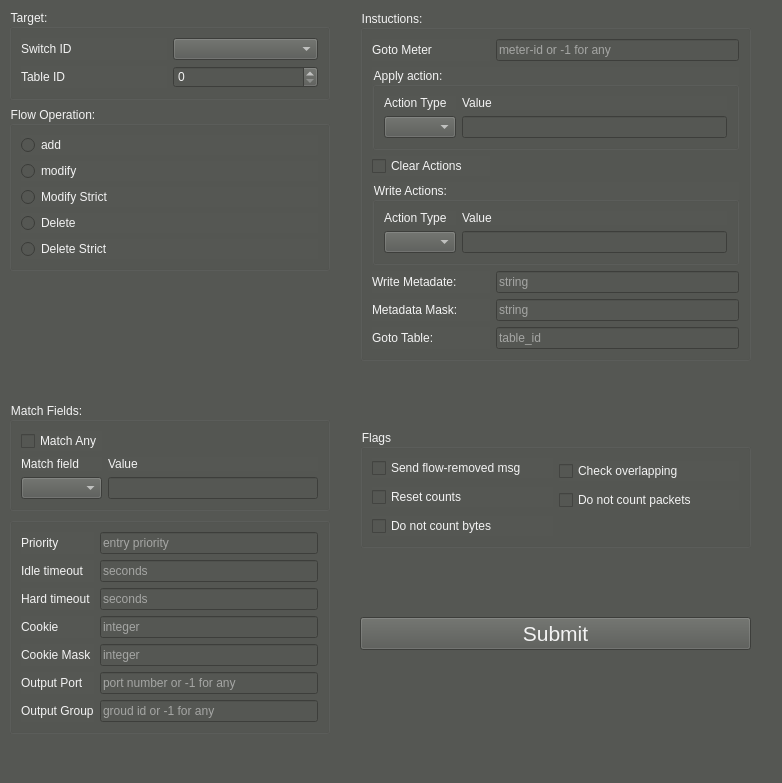
<?xml version="1.0" encoding="UTF-8"?>
<ui version="4.0">
 <class>flow_control</class>
 <widget class="QWidget" name="flow_control">
  <property name="geometry">
   <rect>
    <x>0</x>
    <y>0</y>
    <width>782</width>
    <height>783</height>
   </rect>
  </property>
  <property name="windowTitle">
   <string>Form</string>
  </property>
  <property name="styleSheet">
   <string notr="true">background-color: rgb(85, 87, 83);
color: rgb(243, 243, 243);</string>
  </property>
  <widget class="QWidget" name="layoutWidget">
   <property name="geometry">
    <rect>
     <x>9</x>
     <y>9</y>
     <width>321</width>
     <height>725</height>
    </rect>
   </property>
   <layout class="QVBoxLayout" name="verticalLayout">
    <item>
     <widget class="QGroupBox" name="groupBox">
      <property name="title">
       <string>Target:</string>
      </property>
      <layout class="QGridLayout" name="gridLayout">
       <item row="2" column="0">
        <widget class="QLabel" name="label_2">
         <property name="text">
          <string>Table ID</string>
         </property>
        </widget>
       </item>
       <item row="2" column="1">
        <widget class="QSpinBox" name="table_id_flow"/>
       </item>
       <item row="1" column="1">
        <widget class="QComboBox" name="switch_id_flow"/>
       </item>
       <item row="1" column="0">
        <widget class="QLabel" name="label">
         <property name="text">
          <string>Switch ID</string>
         </property>
        </widget>
       </item>
      </layout>
     </widget>
    </item>
    <item>
     <widget class="QGroupBox" name="groupBox_2">
      <property name="title">
       <string>Flow Operation:</string>
      </property>
      <layout class="QVBoxLayout" name="verticalLayout_2">
       <item>
        <widget class="QRadioButton" name="add">
         <property name="text">
          <string>add</string>
         </property>
        </widget>
       </item>
       <item>
        <widget class="QRadioButton" name="modify">
         <property name="text">
          <string>modify</string>
         </property>
        </widget>
       </item>
       <item>
        <widget class="QRadioButton" name="modify_strict">
         <property name="text">
          <string>Modify Strict</string>
         </property>
        </widget>
       </item>
       <item>
        <widget class="QRadioButton" name="delete_flow">
         <property name="text">
          <string>Delete </string>
         </property>
        </widget>
       </item>
       <item>
        <widget class="QRadioButton" name="delete_strict">
         <property name="text">
          <string>Delete Strict</string>
         </property>
        </widget>
       </item>
      </layout>
     </widget>
    </item>
    <item>
     <spacer name="verticalSpacer">
      <property name="orientation">
       <enum>Qt::Vertical</enum>
      </property>
      <property name="sizeHint" stdset="0">
       <size>
        <width>20</width>
        <height>40</height>
       </size>
      </property>
     </spacer>
    </item>
    <item>
     <widget class="QGroupBox" name="groupBox_3">
      <property name="title">
       <string>Match Fields:</string>
      </property>
      <layout class="QGridLayout" name="gridLayout_2">
       <item row="1" column="0">
        <widget class="QCheckBox" name="match_any">
         <property name="text">
          <string>Match Any</string>
         </property>
        </widget>
       </item>
       <item row="2" column="0">
        <widget class="QLabel" name="label_3">
         <property name="text">
          <string>Match field</string>
         </property>
        </widget>
       </item>
       <item row="2" column="1">
        <widget class="QLabel" name="label_4">
         <property name="text">
          <string>Value</string>
         </property>
        </widget>
       </item>
       <item row="3" column="1">
        <widget class="QLineEdit" name="value_match_field"/>
       </item>
       <item row="3" column="0">
        <widget class="QComboBox" name="match_field"/>
       </item>
      </layout>
     </widget>
    </item>
    <item>
     <widget class="QGroupBox" name="groupBox_4">
      <property name="title">
       <string/>
      </property>
      <layout class="QGridLayout" name="gridLayout_3">
       <item row="4" column="0">
        <widget class="QLabel" name="label_8">
         <property name="text">
          <string>Cookie</string>
         </property>
        </widget>
       </item>
       <item row="1" column="0">
        <widget class="QLabel" name="label_5">
         <property name="text">
          <string>Priority</string>
         </property>
        </widget>
       </item>
       <item row="1" column="1">
        <widget class="QLineEdit" name="priority">
         <property name="placeholderText">
          <string>entry priority</string>
         </property>
        </widget>
       </item>
       <item row="7" column="0">
        <widget class="QLabel" name="label_11">
         <property name="text">
          <string>Output Group</string>
         </property>
        </widget>
       </item>
       <item row="7" column="1">
        <widget class="QLineEdit" name="output_group">
         <property name="placeholderText">
          <string>groud id or -1 for any</string>
         </property>
        </widget>
       </item>
       <item row="6" column="1">
        <widget class="QLineEdit" name="output_port">
         <property name="placeholderText">
          <string>port number or -1 for any</string>
         </property>
        </widget>
       </item>
       <item row="3" column="1">
        <widget class="QLineEdit" name="hard_timeout">
         <property name="placeholderText">
          <string>seconds</string>
         </property>
        </widget>
       </item>
       <item row="3" column="0">
        <widget class="QLabel" name="label_7">
         <property name="text">
          <string>Hard timeout</string>
         </property>
        </widget>
       </item>
       <item row="2" column="1">
        <widget class="QLineEdit" name="idle_timeout">
         <property name="inputMask">
          <string notr="true"/>
         </property>
         <property name="placeholderText">
          <string>seconds</string>
         </property>
        </widget>
       </item>
       <item row="5" column="1">
        <widget class="QLineEdit" name="cookie_mask">
         <property name="placeholderText">
          <string>integer</string>
         </property>
        </widget>
       </item>
       <item row="5" column="0">
        <widget class="QLabel" name="label_9">
         <property name="text">
          <string>Cookie Mask</string>
         </property>
        </widget>
       </item>
       <item row="6" column="0">
        <widget class="QLabel" name="label_10">
         <property name="text">
          <string>Output Port</string>
         </property>
        </widget>
       </item>
       <item row="4" column="1">
        <widget class="QLineEdit" name="cookie">
         <property name="placeholderText">
          <string>integer</string>
         </property>
        </widget>
       </item>
       <item row="2" column="0">
        <widget class="QLabel" name="label_6">
         <property name="text">
          <string>Idle timeout</string>
         </property>
        </widget>
       </item>
      </layout>
     </widget>
    </item>
   </layout>
  </widget>
  <widget class="QWidget" name="layoutWidget">
   <property name="geometry">
    <rect>
     <x>360</x>
     <y>10</y>
     <width>391</width>
     <height>702</height>
    </rect>
   </property>
   <layout class="QVBoxLayout" name="verticalLayout_3">
    <item>
     <widget class="QGroupBox" name="groupBox_5">
      <property name="title">
       <string>Instuctions:</string>
      </property>
      <layout class="QGridLayout" name="gridLayout_4">
       <item row="7" column="1" colspan="2">
        <widget class="QLineEdit" name="write_metadate">
         <property name="placeholderText">
          <string>string</string>
         </property>
        </widget>
       </item>
       <item row="8" column="0">
        <widget class="QLabel" name="label_20">
         <property name="text">
          <string>Metadata Mask:</string>
         </property>
        </widget>
       </item>
       <item row="1" column="0" rowspan="3" colspan="3">
        <widget class="QGroupBox" name="groupBox_7">
         <property name="title">
          <string>Apply action:</string>
         </property>
         <layout class="QGridLayout" name="gridLayout_5">
          <item row="0" column="0">
           <widget class="QLabel" name="label_14">
            <property name="text">
             <string>Action Type</string>
            </property>
           </widget>
          </item>
          <item row="1" column="1">
           <widget class="QLineEdit" name="value_apply_action"/>
          </item>
          <item row="0" column="1">
           <widget class="QLabel" name="label_15">
            <property name="text">
             <string>Value</string>
            </property>
           </widget>
          </item>
          <item row="1" column="0">
           <widget class="QComboBox" name="action_type_apply"/>
          </item>
         </layout>
        </widget>
       </item>
       <item row="8" column="1" colspan="2">
        <widget class="QLineEdit" name="metadate_mask">
         <property name="placeholderText">
          <string>string</string>
         </property>
        </widget>
       </item>
       <item row="9" column="0">
        <widget class="QLabel" name="label_21">
         <property name="text">
          <string>Goto Table:</string>
         </property>
        </widget>
       </item>
       <item row="9" column="1" colspan="2">
        <widget class="QLineEdit" name="goto_table">
         <property name="placeholderText">
          <string>table_id</string>
         </property>
        </widget>
       </item>
       <item row="5" column="0">
        <widget class="QCheckBox" name="clear_actions">
         <property name="text">
          <string>Clear Actions</string>
         </property>
        </widget>
       </item>
       <item row="7" column="0">
        <widget class="QLabel" name="label_19">
         <property name="text">
          <string>Write Metadate:</string>
         </property>
        </widget>
       </item>
       <item row="0" column="0">
        <widget class="QLabel" name="label_12">
         <property name="text">
          <string>Goto Meter</string>
         </property>
        </widget>
       </item>
       <item row="0" column="1" colspan="2">
        <widget class="QLineEdit" name="meter_id">
         <property name="placeholderText">
          <string>meter-id or -1 for any</string>
         </property>
        </widget>
       </item>
       <item row="6" column="0" colspan="3">
        <widget class="QGroupBox" name="groupBox_8">
         <property name="title">
          <string>Write Actions:</string>
         </property>
         <layout class="QGridLayout" name="gridLayout_6">
          <item row="0" column="0">
           <widget class="QLabel" name="label_16">
            <property name="text">
             <string>Action Type</string>
            </property>
           </widget>
          </item>
          <item row="1" column="1">
           <widget class="QLineEdit" name="value_write_action"/>
          </item>
          <item row="0" column="1">
           <widget class="QLabel" name="label_17">
            <property name="text">
             <string>Value</string>
            </property>
           </widget>
          </item>
          <item row="1" column="0">
           <widget class="QComboBox" name="action_type_write_action"/>
          </item>
         </layout>
        </widget>
       </item>
      </layout>
     </widget>
    </item>
    <item>
     <spacer name="verticalSpacer_3">
      <property name="orientation">
       <enum>Qt::Vertical</enum>
      </property>
      <property name="sizeHint" stdset="0">
       <size>
        <width>20</width>
        <height>40</height>
       </size>
      </property>
     </spacer>
    </item>
    <item>
     <widget class="QGroupBox" name="groupBox_6">
      <property name="title">
       <string>Flags</string>
      </property>
      <layout class="QGridLayout" name="gridLayout_7">
       <item row="0" column="0">
        <widget class="QCheckBox" name="send_flowremoved_msg">
         <property name="text">
          <string>Send flow-removed msg</string>
         </property>
        </widget>
       </item>
       <item row="0" column="1" rowspan="2">
        <widget class="QCheckBox" name="check_overlapping">
         <property name="text">
          <string>Check overlapping</string>
         </property>
        </widget>
       </item>
       <item row="1" column="0" rowspan="2">
        <widget class="QCheckBox" name="reset_counts">
         <property name="text">
          <string>Reset counts </string>
         </property>
        </widget>
       </item>
       <item row="2" column="1">
        <widget class="QCheckBox" name="do_not_count_packets">
         <property name="text">
          <string>Do not count packets</string>
         </property>
        </widget>
       </item>
       <item row="3" column="0">
        <widget class="QCheckBox" name="do_not_count_bytes">
         <property name="text">
          <string>Do not count bytes</string>
         </property>
        </widget>
       </item>
      </layout>
     </widget>
    </item>
    <item>
     <spacer name="verticalSpacer_2">
      <property name="orientation">
       <enum>Qt::Vertical</enum>
      </property>
      <property name="sizeHint" stdset="0">
       <size>
        <width>20</width>
        <height>40</height>
       </size>
      </property>
     </spacer>
    </item>
    <item>
     <widget class="QPushButton" name="submit">
      <property name="font">
       <font>
        <pointsize>16</pointsize>
       </font>
      </property>
      <property name="text">
       <string>Submit</string>
      </property>
     </widget>
    </item>
    <item>
     <spacer name="verticalSpacer_4">
      <property name="orientation">
       <enum>Qt::Vertical</enum>
      </property>
      <property name="sizeHint" stdset="0">
       <size>
        <width>20</width>
        <height>40</height>
       </size>
      </property>
     </spacer>
    </item>
   </layout>
  </widget>
 </widget>
 <resources/>
 <connections/>
</ui>
